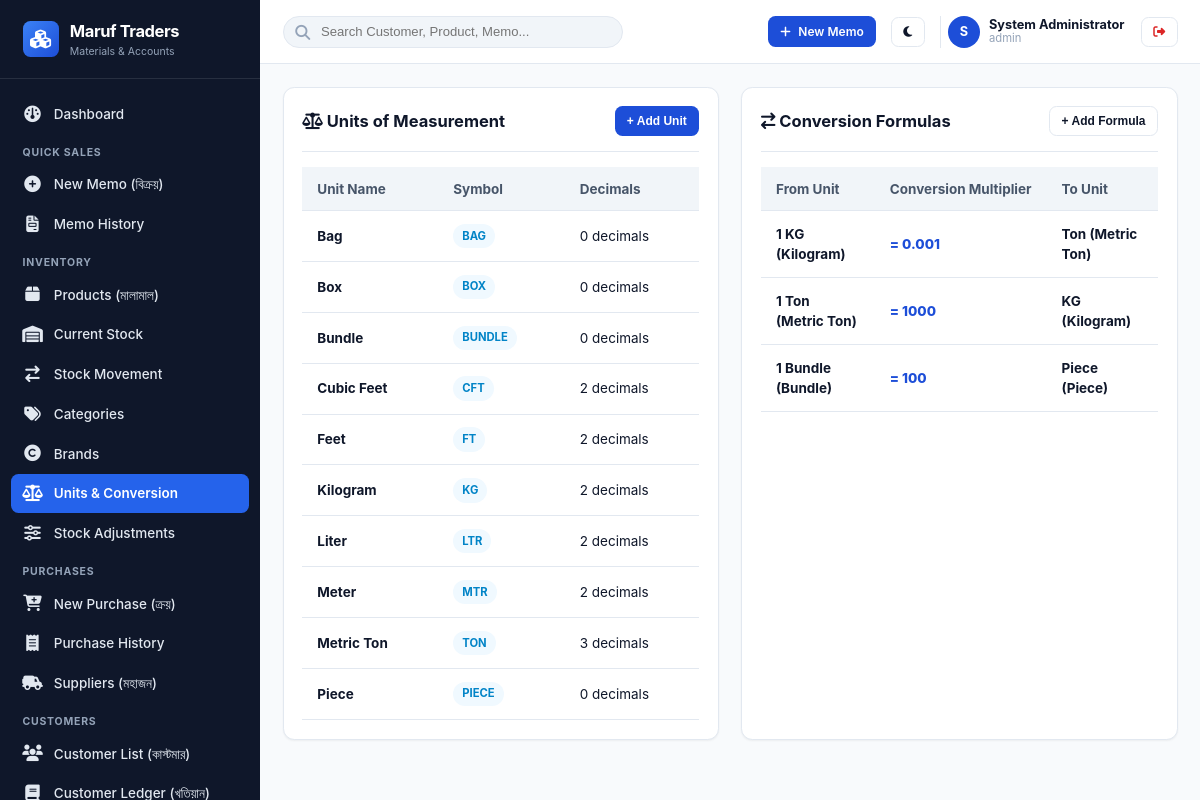
Page /modules/inventory/units.php (signed in) on the committed database.
### tables this page shows
CREATE TABLE `shops` (
  `id` int(10) unsigned NOT NULL AUTO_INCREMENT,
  `shop_code` varchar(30) NOT NULL,
  `name` varchar(150) NOT NULL,
  `proprietor` varchar(100) DEFAULT NULL,
  `address` text NOT NULL,
  `phone` varchar(30) NOT NULL,
  `alt_phone` varchar(30) DEFAULT NULL,
  `email` varchar(100) DEFAULT NULL,
  `website` varchar(150) DEFAULT NULL,
  `invoice_prefix` varchar(10) NOT NULL DEFAULT 'MT',
  `currency_symbol` varchar(10) NOT NULL DEFAULT '৳',
  `currency_code` varchar(10) NOT NULL DEFAULT 'BDT',
  `currency_position` enum('before','after') NOT NULL DEFAULT 'before',
  `date_format` varchar(20) NOT NULL DEFAULT 'd-m-Y',
  `invoice_footer_shop` text DEFAULT NULL,
  `invoice_footer_customer` text DEFAULT NULL,
  `logo_url` varchar(255) DEFAULT NULL,
  `is_active` tinyint(1) NOT NULL DEFAULT 1,
  `created_at` timestamp NOT NULL DEFAULT current_timestamp(),
  `updated_at` timestamp NOT NULL DEFAULT current_timestamp() ON UPDATE current_timestamp(),
  PRIMARY KEY (`id`),
  UNIQUE KEY `shop_code` (`shop_code`)
);

CREATE TABLE `users` (
  `id` int(10) unsigned NOT NULL AUTO_INCREMENT,
  `shop_id` int(10) unsigned NOT NULL,
  `username` varchar(50) NOT NULL,
  `email` varchar(100) DEFAULT NULL,
  `password_hash` varchar(255) NOT NULL,
  `full_name` varchar(100) NOT NULL,
  `phone` varchar(30) DEFAULT NULL,
  `status` enum('active','inactive','suspended') NOT NULL DEFAULT 'active',
  `theme_preference` enum('light','dark','system') NOT NULL DEFAULT 'system',
  `last_login_at` datetime DEFAULT NULL,
  `last_login_ip` varchar(45) DEFAULT NULL,
  `created_at` timestamp NOT NULL DEFAULT current_timestamp(),
  `updated_at` timestamp NOT NULL DEFAULT current_timestamp() ON UPDATE current_timestamp(),
  PRIMARY KEY (`id`),
  UNIQUE KEY `username` (`username`),
  KEY `fk_users_shop` (`shop_id`),
  CONSTRAINT `fk_users_shop` FOREIGN KEY (`shop_id`) REFERENCES `shops` (`id`) ON DELETE CASCADE
);

CREATE TABLE `units` (
  `id` int(10) unsigned NOT NULL AUTO_INCREMENT,
  `shop_id` int(10) unsigned NOT NULL,
  `name` varchar(50) NOT NULL,
  `symbol` varchar(20) NOT NULL,
  `is_base_unit` tinyint(1) NOT NULL DEFAULT 1,
  `decimal_places` tinyint(3) unsigned NOT NULL DEFAULT 2,
  `created_at` timestamp NOT NULL DEFAULT current_timestamp(),
  `updated_at` timestamp NOT NULL DEFAULT current_timestamp() ON UPDATE current_timestamp(),
  PRIMARY KEY (`id`),
  UNIQUE KEY `uk_shop_unit` (`shop_id`,`symbol`),
  CONSTRAINT `fk_units_shop` FOREIGN KEY (`shop_id`) REFERENCES `shops` (`id`) ON DELETE CASCADE
);

CREATE TABLE `unit_conversions` (
  `id` int(10) unsigned NOT NULL AUTO_INCREMENT,
  `shop_id` int(10) unsigned NOT NULL,
  `from_unit_id` int(10) unsigned NOT NULL,
  `to_unit_id` int(10) unsigned NOT NULL,
  `conversion_factor` decimal(15,6) NOT NULL COMMENT 'Multiply from_unit qty by factor to get to_unit qty',
  `created_at` timestamp NOT NULL DEFAULT current_timestamp(),
  PRIMARY KEY (`id`),
  UNIQUE KEY `uk_conversion` (`shop_id`,`from_unit_id`,`to_unit_id`),
  KEY `fk_uc_from` (`from_unit_id`),
  KEY `fk_uc_to` (`to_unit_id`),
  CONSTRAINT `fk_uc_from` FOREIGN KEY (`from_unit_id`) REFERENCES `units` (`id`) ON DELETE CASCADE,
  CONSTRAINT `fk_uc_shop` FOREIGN KEY (`shop_id`) REFERENCES `shops` (`id`) ON DELETE CASCADE,
  CONSTRAINT `fk_uc_to` FOREIGN KEY (`to_unit_id`) REFERENCES `units` (`id`) ON DELETE CASCADE
);

### modules/inventory/units.php (the view, shortened to what the rows shown need)
<?php
$shopId = Auth::shopId();
$pdo = DB::pdo();
$units = $pdo->query("SELECT * FROM units WHERE shop_id = {$shopId} ORDER BY name ASC")->fetchAll();
$convStmt = $pdo->prepare("SELECT uc.*, u1.name as from_name, u1.symbol as from_symbol, u2.name as to_name, u2.symbol as to_symbol
                           FROM unit_conversions uc
                           JOIN units u1 ON uc.from_unit_id = u1.id
                           JOIN units u2 ON uc.to_unit_id = u2.id
                           WHERE uc.shop_id = :s");
$convStmt->execute(['s' => $shopId]);
$conversions = $convStmt->fetchAll();
require_once INCLUDES_PATH . '/templates/header.php';
require_once INCLUDES_PATH . '/templates/sidebar.php';
require_once INCLUDES_PATH . '/templates/navbar.php';
?>
<div style="display:grid;grid-template-columns:repeat(auto-fit, minmax(360px, 1fr));gap:1.5rem;">
  <div class="card">
    <div class="table-responsive">
      <table class="table">
        <thead>
          <tr>
            <th>Unit Name</th>
            <th>Symbol</th>
            <th>Decimals</th>
          </tr>
        </thead>
        <tbody>
          <?php foreach ($units as $u): ?>
            <tr>
              <td style="font-weight:700;"><?= e($u['name']) ?></td>
              <td><span class="badge badge-info"><?= e($u['symbol']) ?></span></td>
              <td><?= $u['decimal_places'] ?> decimals</td>
            </tr>
          <?php endforeach; ?>
        </tbody>
      </table>
    </div>
  </div>
  <div class="card">
    <div class="table-responsive">
      <table class="table">
        <thead>
          <tr>
            <th>From Unit</th>
            <th>Conversion Multiplier</th>
            <th>To Unit</th>
          </tr>
        </thead>
        <tbody>
          <?php if (empty($conversions)): ?>
            <tr><td colspan="3" style="text-align:center;color:var(--text-muted);padding:2rem;">No custom conversion rules configured.</td></tr>
          <?php else: ?>
            <?php foreach ($conversions as $cv): ?>
              <tr>
                <td style="font-weight:700;">1 <?= e($cv['from_symbol']) ?> (<?= e($cv['from_name']) ?>)</td>
                <td style="font-weight:800;color:var(--primary);">= <?= rtrim(rtrim((string)$cv['conversion_factor'], '0'), '.') ?></td>
                <td style="font-weight:700;"><?= e($cv['to_symbol']) ?> (<?= e($cv['to_name']) ?>)</td>
              </tr>
            <?php endforeach; ?>
          <?php endif; ?>
        </tbody>
      </table>
    </div>
  </div>
</div>
<?php
require_once INCLUDES_PATH . '/templates/footer.php';
?>

### includes/templates/sidebar.php (shortened to what the rows shown need)
<?php
$shop = getShop();
?>
<aside class="app-sidebar" id="app-sidebar">
  <a href="<?= BASE_URL ?>/modules/dashboard/" class="sidebar-brand">
    <div>
      <div class="brand-name"><?= e(mb_strimwidth($shop['name'] ?? 'Nirman ERP', 0, 18, '...')) ?></div>
      <div style="font-size:0.7rem;color:var(--text-sidebar-muted);">Materials & Accounts</div>
    </div>
  </a>
</aside>

### includes/templates/navbar.php (shortened to what the rows shown need)
<?php
$currentUser = Auth::user();
?>
<main class="app-main">
  <header class="app-navbar no-print">
    <div class="navbar-right">
      <div style="display:flex;align-items:center;gap:0.6rem;padding-left:0.5rem;border-left:1px solid var(--border-color);">
        <div style="width:32px;height:32px;border-radius:var(--radius-full);background:var(--primary);color:#fff;display:flex;align-items:center;justify-content:center;font-weight:700;font-size:0.85rem;">
          <?= strtoupper(substr($currentUser['full_name'] ?? 'U', 0, 1)) ?>
        </div>
        <div style="font-size:0.85rem;line-height:1.2;">
          <div style="font-weight:700;"><?= e($currentUser['full_name'] ?? 'User') ?></div>
          <div style="font-size:0.75rem;color:var(--text-muted);"><?= e($currentUser['username'] ?? '') ?></div>
        </div>
        <a href="<?= BASE_URL ?>/modules/auth/logout.php" class="btn btn-secondary btn-sm" title="Log Out" style="margin-left:0.5rem;color:var(--danger);">
          <i class="fa fa-right-from-bracket"></i>
        </a>
      </div>
    </div>
  </header>
  <div class="app-content">

### rows in the picture
shops: name "Maruf Traders"
users: full_name "S", full_name "System Administrator", username "admin"
units: name "Bag", symbol "BAG", decimal_places "0"
units: name "Box", symbol "BOX", decimal_places "0"
units: name "Bundle", symbol "BUNDLE", decimal_places "0"
units: name "Cubic Feet", symbol "CFT", decimal_places "2"
units: name "Feet", symbol "FT", decimal_places "2"
units: name "Kilogram", symbol "KG", decimal_places "2"
units: name "Liter", symbol "LTR", decimal_places "2"
units: name "Meter", symbol "MTR", decimal_places "2"
units: name "Metric Ton", symbol "TON", decimal_places "3"
units: name "Piece", symbol "PIECE", decimal_places "0"
unit_conversions: from_unit.symbol "KG", from_unit.name "Kilogram", conversion_factor "0.001", to_unit.symbol "Ton", to_unit.name "Metric Ton"
unit_conversions: from_unit.symbol "Ton", from_unit.name "Metric Ton", conversion_factor "1000", to_unit.symbol "KG", to_unit.name "Kilogram"
unit_conversions: from_unit.symbol "Bundle", from_unit.name "Bundle", conversion_factor "100", to_unit.symbol "Piece", to_unit.name "Piece"
